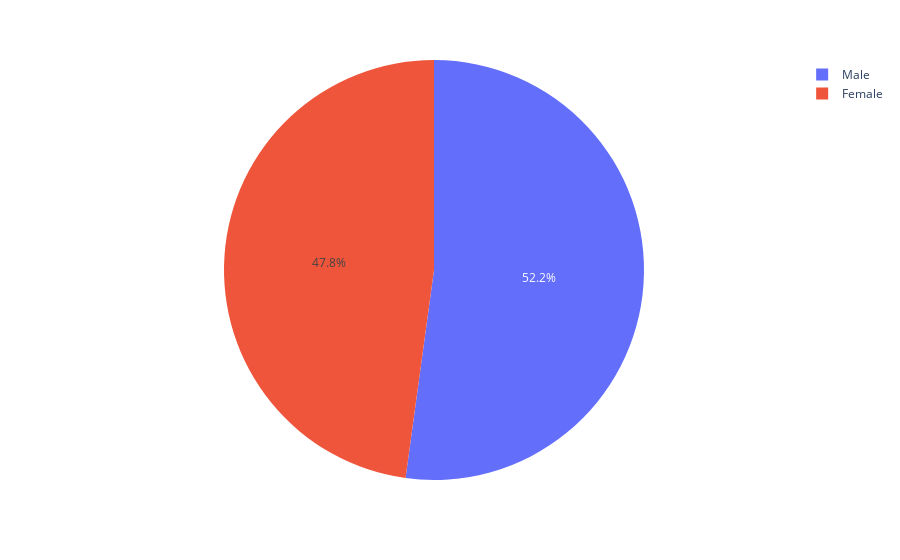

Notebook code cell kept with this figure:
### Markdown cell above
### Pie plot

### Code cell
px.pie(data_frame=dfres, names='sex', values='tip')

### Figure 1 — Plotly figure (JSON) as saved in the notebook; plotly's stock layout.template omitted (floating-point values rounded to 4 significant figures)
{"data": [{"domain": {"x": [0, 1], "y": [0, 1]}, "hovertemplate": "sex=%{label}<br>tip=%{value}<extra></extra>", "labels": ["Female", "Male"], "legendgroup": "", "name": "", "showlegend": true, "type": "pie", "values": [2.833, 3.09]}], "layout": {"autosize": true, "legend": {"tracegroupgap": 0}, "margin": {"t": 60}}}
